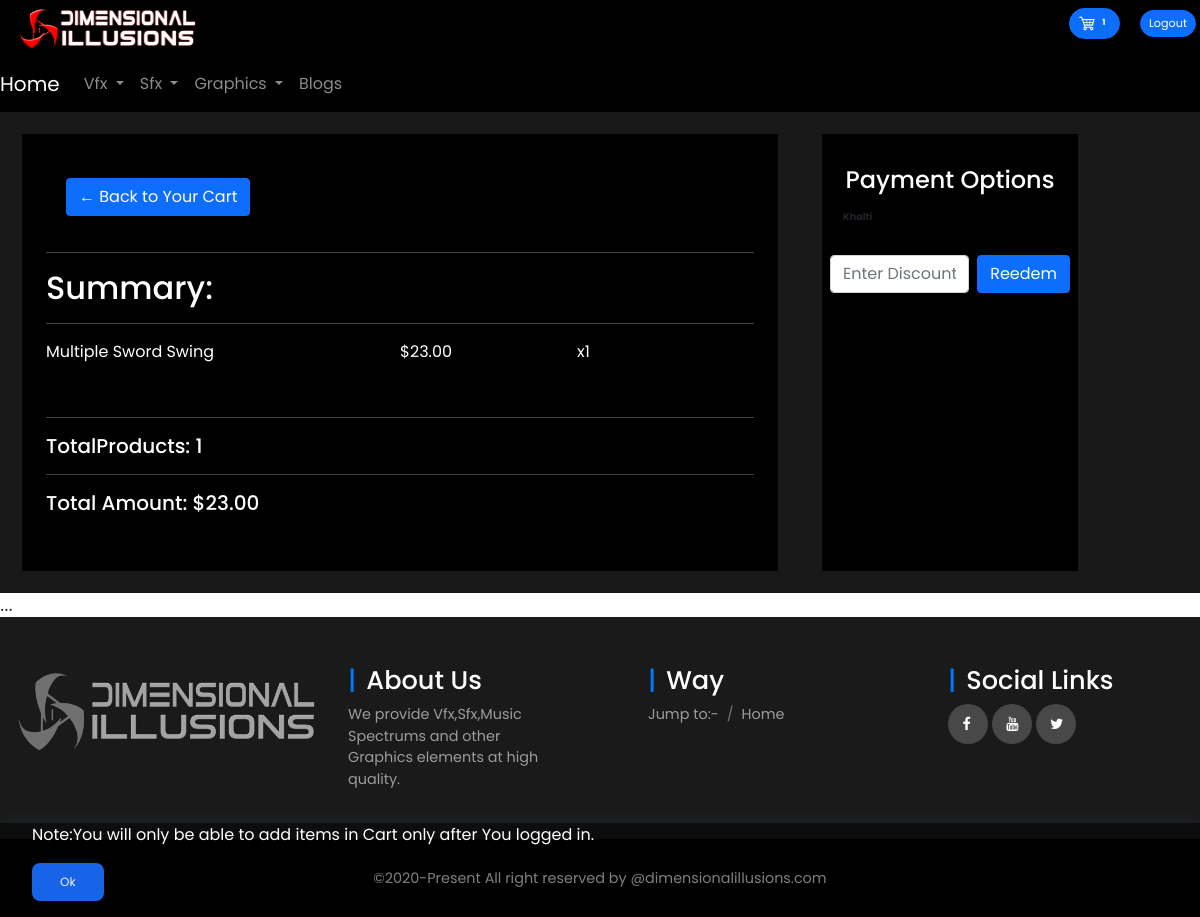
The page /Checkout/ (signed in) on the database its author committed.
### Ehub/models.py (models this page shows, shortened)
class Order(models.Model):
    profile = models.ForeignKey(Profile, on_delete=models.CASCADE, null=True)
    date_ordered = models.DateTimeField(auto_now_add=True, null=True)
    complete = models.BooleanField(default=False, null=True, blank=False)
    transaction_id = models.CharField(max_length=200, null=True)
    discountcoupon = models.ForeignKey(
        DiscountCoupon, on_delete=models.SET_NULL, null=True, blank=True)
    @property
    def get_vfxproduct_total(self):
        orderpaidvfxproduct = self.orderpaidvfxproduct_set.all()
        total = sum([item.get_total for item in orderpaidvfxproduct])
        return total
    @property
    def get_vfxproduct_items(self):
        orderpaidvfxproduct = self.orderpaidvfxproduct_set.all()
        total = sum([item.quantity for item in orderpaidvfxproduct])
        return total
    @property
    def get_sfxproduct_total(self):
        orderpaidsfxproduct = self.orderpaidsfxproduct_set.all()
        total = sum([item.get_total for item in orderpaidsfxproduct])
        return total
    @property
    def get_sfxproduct_items(self):
        orderpaidsfxproduct = self.orderpaidsfxproduct_set.all()
        total = sum([item.quantity for item in orderpaidsfxproduct])
        return total
    @property
    def get_graphicsproduct_total(self):
        ordergraphicsproduct = self.orderpaidgraphicsproduct_set.all()
        total = sum([item.get_total for item in ordergraphicsproduct])
        return total
    @property
    def get_graphicsproduct_items(self):
        ordergraphicsproduct = self.orderpaidgraphicsproduct_set.all()
        total = sum([item.quantity for item in ordergraphicsproduct])
        return total
    @property
    def grand_totalamount(self):
        if self.discountcoupon:
            stotal = float(self.get_sfxproduct_total) + \
                float(self.get_vfxproduct_total) + \
                float(self.get_graphicsproduct_total)
            total = stotal-self.discountcoupon.discount/100*stotal
        else:
            total = float(self.get_sfxproduct_total) + \
                float(self.get_vfxproduct_total) + \
                float(self.get_graphicsproduct_total)
        return total
    @property
    def grand_totalquantity(self):
        total = self.get_sfxproduct_items + \
            self.get_vfxproduct_items+self.get_graphicsproduct_items
        return total

### Msfx/models.py (models this page shows, shortened)
class OrderPaidSfxProduct(models.Model):  #make more orderitem
	profile = models.ForeignKey(Profile, on_delete=models.CASCADE, blank=True, null=True)
	product = models.ForeignKey(PaidSfxProduct, on_delete=models.SET_NULL, blank=True, null=True)  #it's gonna give you what you actually define in  def__str___.....return self.name
	order = models.ForeignKey(Order, on_delete=models.CASCADE, blank=True, null=True)
	addtoDpage = models.ForeignKey(PurchasedProduct, on_delete=models.CASCADE, blank=True, null=True)
	quantity = models.IntegerField(default=0, null=True, blank=True)
	complete = models.BooleanField(default=False, null=True, blank=False)  #default is false which means unchecked box
	date_ordered = models.DateTimeField(auto_now_add=True,null=True)
	published_by=models.CharField(null=True,max_length=20)
	@property
	def get_total(self):
		return self.product.get_final_total * self.quantity

class PaidSfxProduct(models.Model):
	name=models.CharField(null=True
						,verbose_name='Product name'
					   ,max_length=100)
	publisher= models.ForeignKey(Profile,on_delete=models.CASCADE,null=True)
	category=models.ForeignKey(SfxCategory,on_delete=models.SET_NULL
							   ,verbose_name='Sfx Category'
							   ,null=True)
	price = models.DecimalField(max_digits=5 #2 digits for 2 decimal places
                             	,help_text="You can set up price up to $999.99.This is the max price."
								,validators=[MinValueValidator(Decimal('0')),MaxValueValidator(Decimal('999.99'))]
								,decimal_places=2)
	setdiscount=models.ForeignKey(SetDiscount,on_delete=SET_NULL,null=True,blank=True)
	watermarkproduct = models.URLField(null=True)
	watermarkfreeproduct = models.URLField(null=True)
	date_published=models.DateTimeField(auto_now_add=True,null=True)
	@property
	def get_final_total(self):
		price = float(self.price)
		if not self.setdiscount:
				return self.price
		discount=float(self.setdiscount.discount/100)
		return  price-discount*price

### Ehub/views.py (the view)
# urls.py: path('Checkout/', views.Checkout, name="Checkout"),
def Checkout(request):
    if request.user.is_authenticated:
        getprofile = request.user.profile
        order, created = Order.objects.get_or_create(
            profile=getprofile, complete=False)
        rendervfxpaidproducts = order.orderpaidvfxproduct_set.all()
        rendersfxpaidproducts = order.orderpaidsfxproduct_set.all()
        rendergraphicspaidproducts = order.orderpaidgraphicsproduct_set.all()
    else:
        rendersfxpaidproducts = {}
        rendergraphicspaidproducts = {}
        rendervfxpaidproducts = {}
        order = {}
    context = {
        'rendervfxpaidproducts': rendervfxpaidproducts,
        'rendersfxpaidproducts': rendersfxpaidproducts,
        'rendergraphicspaidproducts': rendergraphicspaidproducts,
        'order': order,
    }
    return render(request, 'E-HUB/checkout.html', context)

### templates/E-HUB/checkout.html (shortened to what this page needs)
{% extends 'frontend_base.html' %}
{% load static %}
{% block body%}
<div class="row g-0" style="background-color:#181818 ;">
	<div class="col-lg-8" style="background-color: black; border: 22px solid #181818;">
		<div class="box-element p-4" style="color: white;">
			<a class="btn btn-primary" style="margin: 20px;" href="{% url 'Ehub:YourCart' %}">&#x2190; Back to Your Cart</a>
			<hr>
			<h2>Summary:</h2>
			<hr style="background-color: white;">
			{% for item in rendersfxpaidproducts %}
			<div class="cart-row"
				style="display:flex; align-items:flex-stretch; margin-bottom:10px; padding-bottom:20px ;border-bottom: 1px solid black ;">
				<div style="flex:2">
					<p>{{item.product.name}}</p>
				</div>
				<div style="flex:1">
					<p>${{item.product.get_final_total|floatformat:2}}</p>
				</div>
				<div style="flex:1">
					<p>x{{item.quantity}}</p>
				</div>
			</div>
			{% endfor %}
			<hr>
			<h5 style="color: white;">TotalProducts: {{order.grand_totalquantity}}</h5>
			<hr>
			<h5>Total Amount: ${{order.grand_totalamount|floatformat:2}}</h5>
			<br>
		</div>
	</div>
	<br>
	<br>
	<div class="col-lg-3 p-2" style="background-color: black; border: 22px solid #181818;">
		<br>
		<div class="box-element " id="payment-info">
			<h4 class="text-center" style="color: white; font-family: poppins;">Payment Options</h4>
			<div class="khalti-container">
				<button class="btn khalti-btn" id="payment-button"><strong>Khalti</strong></button>
			</div>
			<br>
			<form class="d-flex" action="{% url 'Ehub:AddCoupon' %}" method="POST">
				<input class="form-control me-2" type="text" name="discountcode"  placeholder="Enter DiscountCode">
				<input type="submit" class= "btn btn-primary" value="Reedem">
			</form>
		</div>
		<br>
		<br>
	</div>
	<br>
	<br>
</div>
...
{% endblock body %}

### templates/frontend_base.html (shortened to what this page needs)
<!DOCTYPE html>
{% load static %}
<html>
<head>
  <link rel="stylesheet" href="{% static 'css/FrontendCheatsheet.css' %}">
  <link rel="stylesheet" href="{% static 'css/Frontend_Style.css' %}">
  <link rel="stylesheet" href="{% static 'css/FrontendColorProperties.css' %}">
  <link rel="stylesheet" href="https://pro.fontawesome.com/releases/v5.10.0/css/all.css"
 />
  <link rel="stylesheet" href="https://stackpath.bootstrapcdn.com/font-awesome/4.7.0/css/font-awesome.min.css">
</head>
<body>
  <header>
    <div class="banner" style="background-color: black; border: 4px solid black;">
      <div class="row g-0">
        <div class="col-4 col-md-2">
          <div class="card" style="background-color: black;">
            <img style="height: 46px;" src="{% static 'images/banner23.png' %}" alt="" loading="lazy">
          </div>
        </div>
        <div class="col-1 col-md-4"></div>
        <div class="col-7 col-md-6 pt-1">
          <div class="d-flex flex-row-reverse">
            <div class="" role="group" aria-label="Basic example">
              <button type="button" style="margin-right:1rem; border-radius: 1rem; " class="btn btn-primary btn-sm">
                <a href="{% url 'Ehub:YourCart' %}">
                  <img style="width:1.2rem; height: 1.3rem;" src="{% static 'images/carticon.png' %}"><span
                    class="badge " style="color: white;">{{order.grand_totalquantity}}</span>
                </a>
              </button>
              {% if request.user.is_authenticated %}
              <button type="button" style=" border-radius: 1rem;" id="showLogout" class="btn btn-primary btn-sm">
                <span><a style="text-decoration: none; color: white;" href="{% url 'Ehub:logout-user' %}"
                    style="color: white;">Logout</a></span>
              </button>
              {% else %}
              <button type="button" style="border-radius: 1rem;" id="showLogin" class="btn btn-primary btn-sm">
                <span><a style="text-decoration: none; color: white;" href="{% url 'Ehub:login-user' %}"
                    style="color: white;">Login</a></span>
              </button>
              {% endif %}
            </div>
          </div>
        </div>
      </div>
    </div>
    {% block head %}
    <div class="wrapper">
      <nav class="navbar   navbar-expand-lg navbar-dark bg-set">
        <a class="navbar-brand " href="{% url 'Ehub:home' %}">Home</a>
        <div class="collapse navbar-collapse" id="navbarNavDropdown">
          <ul class="navbar-nav">
            <li class="nav-item dropdown">
              <a class="nav-link  {% block ActivateVfx %}{% endblock %} dropdown-toggle" href="#"
                id="navbarDropdownMenuLink" role="button" data-bs-toggle="dropdown" aria-expanded="false">
                Vfx
              </a>
            </li>
            <li class="nav-item dropdown">
              <a class="nav-link  {% block ActivateSfx %}{% endblock %} dropdown-toggle" href="#"
                id="navbarDropdownMenuLink" role="button" data-bs-toggle="dropdown" aria-expanded="false">
                Sfx
              </a>
            </li>
            <li class="nav-item dropdown">
              <a class="nav-link  {% block ActivateGraphics %}{% endblock %} dropdown-toggle" href="#"
                id="navbarDropdownMenuLink" role="button" data-bs-toggle="dropdown" aria-expanded="false">
                Graphics
              </a>
            </li>
            <li class="nav-item">
              <a class="nav-link {% block ActivateBlogs %}{% endblock %}" href="{% url 'Eblog:blogs' %}">Blogs</a>
            </li>
          </ul>
        </div>
      </nav>
    </div>
  </header>
  {% endblock %}
  {% block body %}{% endblock %}
  <div class="cookie-container">
    <p>
      Note:You will only be able to add items in Cart only after You logged in.
    </p>
    <button class="cookie-btn">
      Ok
    </button>
  </div>
  <footer>
    <div class="footer-elements">
      <div class="row g-0">
        <div class="col-md-3 col-sm-6 col-xm-3 segment-one">
          <img src="{% static 'images/grey scal banner.png' %} " style=" height:12rem;">
        </div>
        <div class="col-md-3 col-sm-6 col-xm-12 segment-two p-5">
          <h2>About Us</h2>
          <p class="mb-0" style="color: rgb(156, 156, 156);text-decoration: none;">We provide Vfx,Sfx,Music Spectrums
            and other Graphics elements at high quality.</p>
        </div>
        <div class="col-md-3 col-sm-6 col-xm-12 segment-three p-5">
          <h2>Way</h2>
          <nav aria-label="breadcrumb">
            <ol class="breadcrumb">
              <li class="breadcrumb-item active" style="color: rgb(156, 156, 156);" aria-current="page">Jump to:-</li>
              <li class="breadcrumb-item active" aria-current="page"><a
                  style="color: rgb(156, 156, 156);text-decoration: none;" href="{% url 'Ehub:home' %}">Home</a></li>
            </ol>
          </nav>
        </div>
        <div class="col-md-3 col-sm-6 col-xm-12 segment-four p-5">
          <h2>Social Links</h2>
          <a href="https://www.facebook.com/Dimensional-illusions-100247375484205" target="_blank"><i
              class="fa fa-facebook"></i></a>
          <a href="https://www.youtube.com/channel/UCG8JsDfV6GkElowMSp-gzSg" target="_blank"><i
              class="fa fa-youtube"></i></a>
          <a href="https://twitter.com/DimensionalIlu1" target="_blank"><i class="fa fa-twitter"></i></a>
        </div>
      </div>
    </div>
    <p class="footer-text mb-0 p-4" style="background-color: black;"> ©2020-Present All right reserved by
      @dimensionalillusions.com </p>
  </footer>
</body>
</html>

### static/css/Frontend_Style.css (style rules this page uses)
.row button { font-size: .6rem; }
button a { font-size: .7rem; }
h2 { color: white; }
.footer-elements { font-size: .9rem; background: #1a1a1a!important; }
.footer-elements h2 { font-size: 1.6rem; }
.footer-text { font-size: .9rem; color: white; }
.segment-two h2 { color: #fff; }
.segment-three h2 { color: #fff; }
.segment-four h2 { color: #fff; }
.segment-two h2:before { content: '|'; color: #007bff; padding-right: 10px; }
.segment-four a { width: 40px; height: 40px; background: #494848; display: inline-block; border-radius: 50%; }
.segment-four i { color: #fff; padding: 0.9rem; margin-top: -0.1rem; }
.segment-four h2:before { content: '|'; color: #007bff; padding-right: 10px; }
.segment-three h2:before { content: '|'; color: #007bff; padding-right: 10px; }
.footer-text { text-align: center; line-height: 30px; background-color: black; font-family: 'Poppins'; }

### static/css/FrontendColorProperties.css (style rules this page uses)
p { color: white; }
* { font-family: 'Poppins'; }
li { list-style-type: none; text-decoration: none; }
.bg-set { background-color: #000000; color: white; }
ul li a { color: white; }
.bg-set .navbar-brand, .bg-set .navbar-text { color: rgb(255, 255, 255); }
* { margin: 0; padding: 0; box-sizing: border-box; font-family: 'Poppins', sans-serif; }
.cookie-container { position: fixed; bottom: -100%; left: 0; right: 0; background: rgba(0, 0, 0, 0.5); color: #f5f6fa; padding: 0 32px; box-shadow: 0 -2px 16px rgba(47, 54, 64, 0.39); transition: 400ms; }
.cookie-container.active { bottom: 0; }
.cookie-btn { background: #1864e8; border: 0; color: #f5f6fa; padding: 10px 28px; font-size: 12px; margin-bottom: 16px; border-radius: 8px; cursor: pointer; }

### templates/frontend_base.html (style rules this page uses)
.wrapper { background-color: #111111; color: antiquewhite; position: relative; }

### rows shown on the page
Order: grand_totalquantity "1", grand_totalamount "23.00"
OrderPaidSfxProduct: product.name "Multiple Sword Swing", product.get_final_total "23.00", quantity "1"
